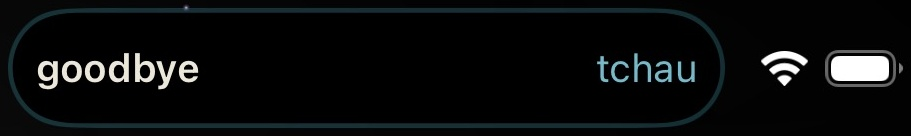
#> input picture langtoll-mobile/marketing/appstore/raw/raw_island_goodbye_tchau_full.jpg, 911 x 136 px
$ python -i crop.py   (imports and definitions only)
#> lines starting #> are read from the running program, lines starting #| are printed output that depends on the picture; after the words box and inside, x2 and y2 are one past the last pixel; in counts of white or black regions, pixels touching at a corner belong together
#!/usr/bin/env python3
"""crop.py card <lock.png> <out.png>   — Live Activity card → RGBA with rounded alpha
   crop.py island <home.png> <out.jpg> — Dynamic Island pill + status icons strip"""
import sys
from PIL import Image, ImageDraw


def dark(p):
    r, g, b = p[:3]
    return r < 40 and g < 45 and b < 50


def card(src, out):
#> called with src = '../raw/raw_island_goodbye_tchau_full.jpg', out = 'out.png'
    im = Image.open(src).convert('RGB')
#> im is the input picture: PIL image 911x136 RGB; mean R, G, B 11.7, 13.3, 13.8
    W, H = im.size
#> W = 911; H = 136
    px = im.load()
    # rows in the lower 3/4 where most of the middle band is card-dark
    xs = range(0, W, 4)
    rows = [y for y in range(H // 4, H) if sum(dark(px[x, y]) for x in xs) > 0.3 * len(xs)]
#> rows = 102 values from 34 to 135
    # the card is the first contiguous run
    top = rows[0]
#> top = 34
    bot = top
#> bot = 34
    for y in rows[1:]:
        if y - bot > 12:
            break
        bot = y
#> this loop made 101 passes
    mid = (top + bot) // 2
#> mid = 84
    cols = [x for x in range(W) if dark(px[x, mid])]
#> cols = 821 values from 0 to 910
    left, right = cols[0], cols[-1]
#> left = 0; right = 910
    # extend vertically at the corner-free middle column to catch rounded ends
    c = im.crop((left, top - 2, right + 1, bot + 3)).convert('RGBA')
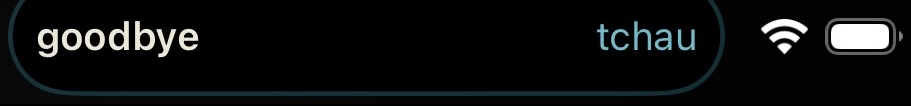
#> c: PIL image 911x106 RGBA; mean R, G, B, A 13.7, 15, 15.3, 255
    mask = Image.new('L', (c.width * 4, c.height * 4), 0)
#> mask: PIL image 3644x424 L; every value is 0
    rad = int(0.075 * c.width) * 4  # ~22pt on a 1100px-wide iPhone card
#> rad = 272
    ImageDraw.Draw(mask).rounded_rectangle([0, 0, mask.width - 1, mask.height - 1], radius=rad, fill=255)
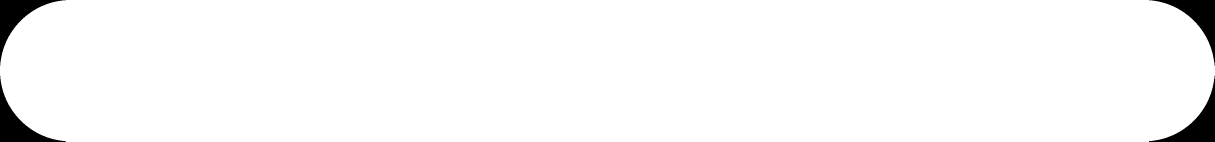
#> mask: PIL image 3644x424 L (shown at 1/3 size); 97.5% white; 4 black regions, box (x1, y1, x2, y2) and area: (0, 0, 197, 197) 9658, (3447, 0, 3644, 197) 9658, (0, 227, 197, 424) 9658, (3447, 227, 3644, 424) 9658
    c.putalpha(mask.resize(c.size, Image.LANCZOS))
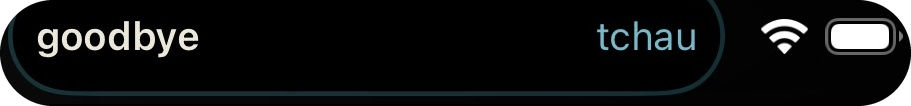
#> c: PIL image 911x106 RGBA; mean R, G, B, A 13.7, 15, 15.3, 248.6; transparent parts drawn white
    c.save(out)
    print('card', out, c.size)
#| card out.png (911, 106)


def island(src, out):
    im = Image.open(src).convert('RGB')
    W, H = im.size
    px = im.load()
    band = [(x, y) for y in range(0, 200) for x in range(0, W, 2) if px[x, y][:3] == (0, 0, 0)]
    xs = [p[0] for p in band]; ys = [p[1] for p in band]
    l, t, b = min(xs), min(ys), max(ys)
    s = im.crop((max(0, l - 24), max(0, t - 16), W - 20, b + 16))
    s.save(out, quality=95)
    print('island', out, s.size)


# [2 lines not run here, left out]

>>> result = card('../raw/raw_island_goodbye_tchau_full.jpg', 'out.png')

$ run again, on langtoll-mobile/marketing/appstore/raw/raw_island_goodbye_tchau_tight.jpg
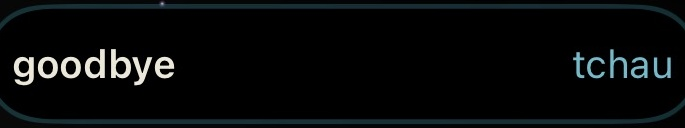
#> input picture langtoll-mobile/marketing/appstore/raw/raw_island_goodbye_tchau_tight.jpg, 685 x 128 px
#> in card, im is the input picture: PIL image 685x128 RGB; mean R, G, B 8.6, 10.7, 11.3
#> rows = 93 values from 32 to 127
#> top = 32
#> the loop in card, `for y in rows[1:]:` made 92 passes
#> mid = 79
#> cols = 667 values from 0 to 684
#> left = 0; right = 684
#> in card, `ImageDraw.Draw(mask).rounded_rectangle([0, 0, mask.width - 1, mask.hei..`:
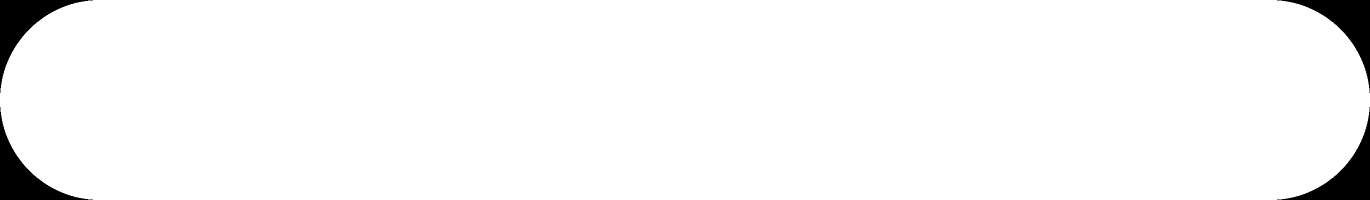
#> mask: PIL image 2740x400 L (shown at 1/2 size); 96.9% white; 4 black regions, box (x1, y1, x2, y2) and area: (0, 0, 186, 186) 8595, (2554, 0, 2740, 186) 8595, (0, 214, 186, 400) 8595, (2554, 214, 2740, 400) 8595
#> in card, `c.putalpha(mask.resize(c.size, Image.LANCZOS))`:
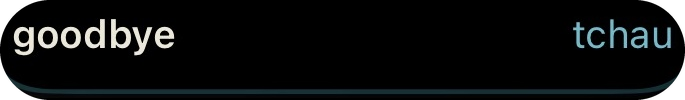
#> c: PIL image 685x100 RGBA; mean R, G, B, A 9.5, 11.2, 11.5, 247; transparent parts drawn white
#| card out.png (685, 100)
